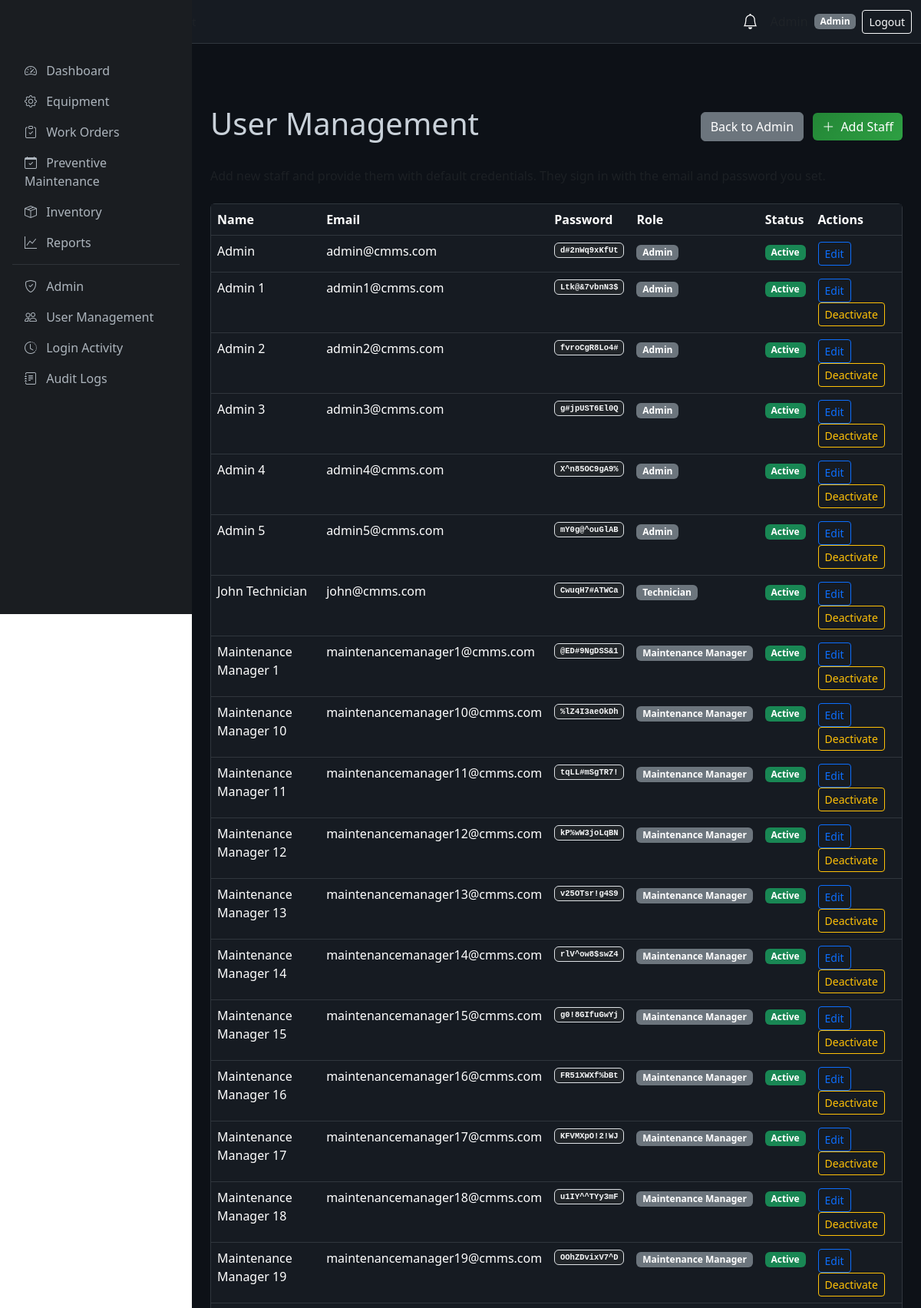
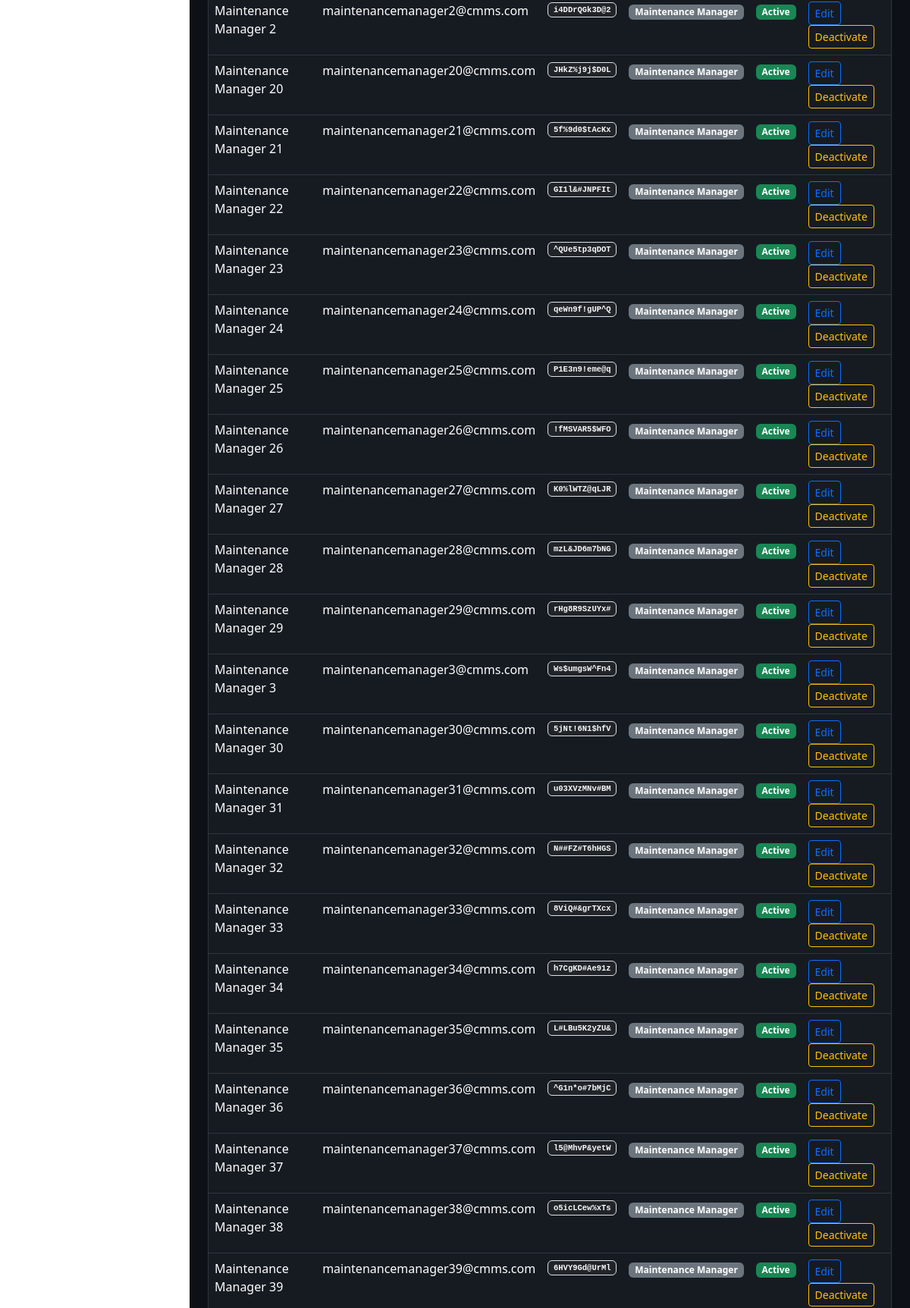
Page /admin/users (signed in, upper part) on the committed database (2 pictures, top to bottom).
### tables this page shows
CREATE TABLE users (
    id INTEGER PRIMARY KEY AUTOINCREMENT,
    name TEXT NOT NULL,
    email TEXT UNIQUE NOT NULL,
    password_hash TEXT NOT NULL,
    role TEXT NOT NULL CHECK(role IN ('Admin', 'Maintenance Manager', 'Technician', 'Store Manager')),
    is_active INTEGER DEFAULT 1,
    created_at TIMESTAMP DEFAULT CURRENT_TIMESTAMP,
    updated_at TIMESTAMP DEFAULT CURRENT_TIMESTAMP
, last_login TIMESTAMP, password TEXT);

### app/routes/admin_routes.py (the view)
@admin_bp.route('/admin/users')
@login_required
@role_required('Admin')
def users():
    users_list = get_all_users()
    return render_template('admin/users.html', users=users_list)

### app/models/notification.py (called while the page is built)
def get_unread(user_id):
    return execute_query(
        "SELECT * FROM notifications WHERE user_id = ? AND is_read = 0 ORDER BY created_at DESC",
        (user_id,), fetch_all=True
    )

### app/models/user.py (called while the page is built)
def get_by_id(user_id):
    return execute_query(
        "SELECT id, name, email, role, is_active FROM users WHERE id = ?",
        (user_id,), fetch_one=True
    )

def get_all_users():
    return execute_query(
        "SELECT id, name, email, role, is_active, created_at, password FROM users ORDER BY name",
        fetch_all=True
    )

### app/routes/auth_routes.py (called while the page is built)
def login_required(f):
    @wraps(f)
    def decorated(*args, **kwargs):
        if 'user_id' not in session:
            flash('Please log in to access this page.', 'warning')
            return redirect(url_for('auth.login'))
        return f(*args, **kwargs)
    return decorated

def role_required(*allowed_roles):
    def decorator(f):
        @wraps(f)
        def decorated(*args, **kwargs):
            if 'user_id' not in session:
                flash('Please log in.', 'warning')
                return redirect(url_for('auth.login'))
            user = get_by_id(session['user_id'])
            if not user or user['role'] not in allowed_roles:
                flash('Access denied. Insufficient permissions.', 'danger')
                return redirect(url_for('main.dashboard'))
            return f(*args, **kwargs)
        return decorated
    return decorator

### database/db.py (called while the page is built)
def get_connection():
    conn = sqlite3.connect(DATABASE)
    conn.row_factory = sqlite3.Row
    conn.execute("PRAGMA foreign_keys = ON")
    return conn

def execute_query(query, params=(), fetch_one=False, fetch_all=False, commit=True):
    conn = get_connection()
    cursor = conn.cursor()
    cursor.execute(query, params)
    result = None
    if fetch_one:
        row = cursor.fetchone()
        result = dict(row) if row else None
    elif fetch_all:
        rows = cursor.fetchall()
        result = [dict(row) for row in rows]
    else:
        if commit:
            conn.commit()
        result = cursor.lastrowid
    conn.close()
    return result

### templates/admin/users.html (shortened to what this page needs)
{% extends "base.html" %}
{% block content %}
<div class="d-flex justify-content-between align-items-center mb-4">
    <h1>User Management</h1>
    <div>
        <a href="{{ url_for('admin.dashboard') }}" class="btn btn-secondary me-2">Back to Admin</a>
        <a href="{{ url_for('admin.add_user') }}" class="btn btn-primary"><i class="bi bi-plus-lg me-1"></i> Add Staff</a>
    </div>
</div>
<p class="text-muted mb-4">Add new staff and provide them with default credentials. They sign in with the email and password you set.</p>
<div class="card">
    <div class="table-responsive">
        <table class="table table-dark table-hover mb-0">
            <thead>
                <tr>
                    <th>Name</th>
                    <th>Email</th>
                    <th>Password</th>
                    <th>Role</th>
                    <th>Status</th>
                    <th>Actions</th>
                </tr>
            </thead>
            <tbody>
                {% for u in users %}
                <tr>
                    <td>{{ u.name }}</td>
                    <td>{{ u.email }}</td>
                    <td class="user-select-all font-monospace small"><span class="badge bg-dark border text-light">{{ u.password }}</span></td>
                    <td><span class="badge bg-secondary">{{ u.role }}</span></td>
                    <td>{% if u.is_active %}<span class="badge bg-success">Active</span>{% else %}<span class="badge bg-danger">Inactive</span>{% endif %}</td>
                    <td>
                        <a href="{{ url_for('admin.edit_user', uid=u.id) }}" class="btn btn-sm btn-outline-primary">Edit</a>
                        {% if u.id != current_user.id %}
                        {% if u.is_active %}
                        <form method="POST" action="{{ url_for('admin.deactivate_user', uid=u.id) }}" class="d-inline" onsubmit="return confirm('Deactivate this user?');">
                            <button type="submit" class="btn btn-sm btn-outline-warning">Deactivate</button>
                        </form>
                        {% else %}
                        <form method="POST" action="{{ url_for('admin.activate_user', uid=u.id) }}" class="d-inline">
                            <button type="submit" class="btn btn-sm btn-outline-success">Activate</button>
                        </form>
                        {% endif %}
                        {% endif %}
                    </td>
                </tr>
                {% else %}
                <tr><td colspan="6" class="text-center text-muted">No users.</td></tr>
                {% endfor %}
            </tbody>
        </table>
    </div>
</div>
{% endblock %}

### templates/base.html (shortened to what this page needs)
<!DOCTYPE html>
<html lang="en">
<head>
    <link href="https://cdn.jsdelivr.net/npm/bootstrap@5.3.2/dist/css/bootstrap.min.css" rel="stylesheet">
    <link href="https://cdn.jsdelivr.net/npm/bootstrap-icons@1.11.1/font/bootstrap-icons.css" rel="stylesheet">
</head>
<body>
    {% if current_user %}
    <nav class="navbar navbar-expand-lg navbar-dark">
        <div class="container-fluid">
            <a class="navbar-brand brand-gradient fw-bold" href="{{ url_for('main.dashboard') }}">TINDI CMMS</a>
            <span class="text-muted small">Coca-Cola Plant</span>
            <div class="ms-auto d-flex align-items-center">
                <div class="dropdown me-3">
                    <a class="text-white position-relative" href="#" data-bs-toggle="dropdown">
                        <i class="bi bi-bell fs-5"></i>
                    </a>
                </div>
                <span class="text-muted me-2">{{ current_user.name }}</span>
                <span class="badge bg-secondary">{{ current_user.role }}</span>
                <a href="{{ url_for('auth.logout') }}" class="btn btn-outline-light btn-sm ms-2">Logout</a>
            </div>
        </div>
    </nav>
    <div class="d-flex">
        <aside class="sidebar position-fixed top-0 start-0 vh-100"
            style="width: var(--sidebar-width); padding-top: 56px;">
            <nav class="nav flex-column p-3">
                <a class="nav-link rounded"
                    href="{{ url_for('admin.dashboard') if current_user.role == 'Admin' else url_for('main.dashboard') }}"><i
                        class="bi bi-speedometer2 me-2"></i> Dashboard</a>
                {% if current_user.role in ['Admin', 'Maintenance Manager', 'Technician'] %}
                <a class="nav-link rounded" href="{{ url_for('equipment.list_equipment') }}"><i
                        class="bi bi-gear me-2"></i> Equipment</a>
                {% endif %}
                {% if current_user.role in ['Admin', 'Maintenance Manager', 'Technician'] %}
                <a class="nav-link rounded" href="{{ url_for('work_order.list_work_orders') }}"><i
                        class="bi bi-clipboard-check me-2"></i> Work Orders</a>
                {% endif %}
                {% if current_user.role in ['Admin', 'Maintenance Manager'] %}
                <a class="nav-link rounded" href="{{ url_for('maintenance.list_schedules') }}"><i
                        class="bi bi-calendar-check me-2"></i> Preventive Maintenance</a>
                {% endif %}
                {% if current_user.role in ['Admin', 'Store Manager', 'Maintenance Manager'] %}
                <a class="nav-link rounded" href="{{ url_for('inventory.list_inventory') }}"><i
                        class="bi bi-box-seam me-2"></i> Inventory</a>
                {% endif %}
                {% if current_user.role in ['Admin', 'Maintenance Manager'] %}
                <a class="nav-link rounded" href="{{ url_for('reports.index') }}"><i class="bi bi-graph-up me-2"></i>
                    Reports</a>
                {% endif %}
                {% if current_user.role == 'Admin' %}
                <hr class="border-secondary my-2">
                <a class="nav-link rounded" href="{{ url_for('admin.dashboard') }}"><i
                        class="bi bi-shield-check me-2"></i> Admin</a>
                <a class="nav-link rounded" href="{{ url_for('admin.users') }}"><i class="bi bi-people me-2"></i> User
                    Management</a>
                <a class="nav-link rounded" href="{{ url_for('admin.login_activity') }}"><i
                        class="bi bi-clock-history me-2"></i> Login Activity</a>
                <a class="nav-link rounded" href="{{ url_for('audit.audit_logs') }}"><i
                        class="bi bi-journal-text me-2"></i> Audit Logs</a>
                {% endif %}
            </nav>
        </aside>
        <main class="main-content flex-grow-1 p-4" style="padding-top: 80px !important;">
            {% block content %}{% endblock %}
        </main>
    </div>
    {% else %}
    {% block full_page %}{% endblock %}
    {% endif %}
</body>
</html>

### templates/base.html (style rules this page uses)
:root { --sidebar-width: 250px; }
.sidebar { min-height: 100vh; background: #1a1d21; }
.sidebar .nav-link { color: #adb5bd; }
.main-content { margin-left: var(--sidebar-width); min-height: 100vh; background: #0d1117; color: #c9d1d9; }
.card { background: #161b22; border: 1px solid #30363d; color: #c9d1d9; }
.table { color: #c9d1d9; }
.table-dark { --bs-table-bg: #161b22; --bs-table-border-color: #30363d; }
.navbar-dark { background: #161b22 !important; border-bottom: 1px solid #30363d; }
.brand-gradient { background: linear-gradient(135deg, #58a6ff 0%, #a371f7 100%); -webkit-background-clip: text; -webkit-text-fill-color: transparent; }
.btn-primary { background: linear-gradient(135deg, #238636 0%, #2ea043 100%); border: none; }

### rows in the picture
users: role "Admin", name "Admin", email "admin@cmms.com", password "d#2nWq9xKfUt", is_active "Active"
users: name "Admin 1", email "admin1@cmms.com", password "Ltk@&7vbnN3$", role "Admin", is_active "Active"
users: name "Admin 2", email "admin2@cmms.com", password "fvroCgR8Lo4#", role "Admin", is_active "Active"
users: name "Admin 3", email "admin3@cmms.com", password "g#jpUST6El0Q", role "Admin", is_active "Active"
users: name "Admin 4", email "admin4@cmms.com", password "X^n85OC9gA9%", role "Admin", is_active "Active"
users: name "Admin 5", email "admin5@cmms.com", password "mY0g@^ouGlAB", role "Admin", is_active "Active"
users: name "John Technician", email "john@cmms.com", password "CwuqH7#ATWCa", role "Technician", is_active "Active"
users: name "Maintenance Manager 1", email "maintenancemanager1@cmms.com", password "@ED#9NgDSS&1", role "Maintenance Manager", is_active "Active"
users: name "Maintenance Manager 10", email "maintenancemanager10@cmms.com", password "%lZ4I3aeOkDh", role "Maintenance Manager", is_active "Active"
users: name "Maintenance Manager 11", email "maintenancemanager11@cmms.com", password "tqLL#mSgTR7!", role "Maintenance Manager", is_active "Active"
users: name "Maintenance Manager 12", email "maintenancemanager12@cmms.com", password "kP%wW3joLqBN", role "Maintenance Manager", is_active "Active"
users: name "Maintenance Manager 13", email "maintenancemanager13@cmms.com", password "v25OTsr!g4S9", role "Maintenance Manager", is_active "Active"
users: name "Maintenance Manager 14", email "maintenancemanager14@cmms.com", password "rlV^ow8$swZ4", role "Maintenance Manager", is_active "Active"
users: name "Maintenance Manager 15", email "maintenancemanager15@cmms.com", password "g0!8GIfuGwYj", role "Maintenance Manager", is_active "Active"
users: name "Maintenance Manager 16", email "maintenancemanager16@cmms.com", password "FR51XWXf%bBt", role "Maintenance Manager", is_active "Active"
users: name "Maintenance Manager 17", email "maintenancemanager17@cmms.com", password "KFVMXpO!2!WJ", role "Maintenance Manager", is_active "Active"
users: name "Maintenance Manager 18", email "maintenancemanager18@cmms.com", password "u1IY^^TYy3mF", role "Maintenance Manager", is_active "Active"
users: name "Maintenance Manager 19", email "maintenancemanager19@cmms.com", password "OOhZDvixV7^D", role "Maintenance Manager", is_active "Active"
users: name "Maintenance Manager 2", email "maintenancemanager2@cmms.com", password "i4DDrQGk3D@2", role "Maintenance Manager", is_active "Active"
users: name "Maintenance Manager 20", email "maintenancemanager20@cmms.com", password "JHkZ%j9j$D0L", role "Maintenance Manager", is_active "Active"
users: name "Maintenance Manager 21", email "maintenancemanager21@cmms.com", password "5f%9d0$tAcKx", role "Maintenance Manager", is_active "Active"
users: name "Maintenance Manager 22", email "maintenancemanager22@cmms.com", password "GI1l&#JNPFIt", role "Maintenance Manager", is_active "Active"
users: name "Maintenance Manager 23", email "maintenancemanager23@cmms.com", password "^QUe5tp3qDOT", role "Maintenance Manager", is_active "Active"
users: name "Maintenance Manager 24", email "maintenancemanager24@cmms.com", password "qeWn9f!gUP^Q", role "Maintenance Manager", is_active "Active"
users: name "Maintenance Manager 25", email "maintenancemanager25@cmms.com", password "P1E3n9!eme@q", role "Maintenance Manager", is_active "Active"
users: name "Maintenance Manager 26", email "maintenancemanager26@cmms.com", password "!fMSVAR5$WFO", role "Maintenance Manager", is_active "Active"
users: name "Maintenance Manager 27", email "maintenancemanager27@cmms.com", password "K0%lWTZ@qLJR", role "Maintenance Manager", is_active "Active"
users: name "Maintenance Manager 28", email "maintenancemanager28@cmms.com", password "mzL&JD6m7bNG", role "Maintenance Manager", is_active "Active"
users: name "Maintenance Manager 29", email "maintenancemanager29@cmms.com", password "rHg8R9SzUYx#", role "Maintenance Manager", is_active "Active"
users: name "Maintenance Manager 3", email "maintenancemanager3@cmms.com", password "Ws$umgsW^Fn4", role "Maintenance Manager", is_active "Active"
users: name "Maintenance Manager 30", email "maintenancemanager30@cmms.com", password "5jNt!6N1$hfV", role "Maintenance Manager", is_active "Active"
users: name "Maintenance Manager 31", email "maintenancemanager31@cmms.com", password "u03XVzMNv#BM", role "Maintenance Manager", is_active "Active"
users: name "Maintenance Manager 32", email "maintenancemanager32@cmms.com", password "N##FZ#T6hHGS", role "Maintenance Manager", is_active "Active"
users: name "Maintenance Manager 33", email "maintenancemanager33@cmms.com", password "8ViQ#&grTXcx", role "Maintenance Manager", is_active "Active"
users: name "Maintenance Manager 34", email "maintenancemanager34@cmms.com", password "h7CgKD#Ae91z", role "Maintenance Manager", is_active "Active"
users: name "Maintenance Manager 35", email "maintenancemanager35@cmms.com", password "L#LBu5K2yZU&", role "Maintenance Manager", is_active "Active"
users: name "Maintenance Manager 36", email "maintenancemanager36@cmms.com", password "^G1n*o#7bMjC", role "Maintenance Manager", is_active "Active"
users: name "Maintenance Manager 37", email "maintenancemanager37@cmms.com", password "l5@MhvP&yetW", role "Maintenance Manager", is_active "Active"
users: name "Maintenance Manager 38", email "maintenancemanager38@cmms.com", password "o5icLCew%xTs", role "Maintenance Manager", is_active "Active"
users: name "Maintenance Manager 39", email "maintenancemanager39@cmms.com", password "6HVY9Gd@UrMl", role "Maintenance Manager", is_active "Active"
